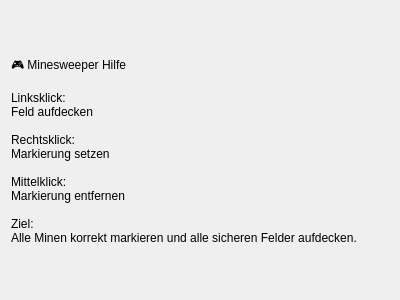
<?xml version="1.0" encoding="UTF-8"?>
<ui version="4.0">
 <class>HelpDialog</class>
 <widget class="QDialog" name="HelpDialog">
  <property name="geometry">
   <rect>
    <x>0</x>
    <y>0</y>
    <width>400</width>
    <height>300</height>
   </rect>
  </property>
  <property name="windowTitle">
   <string>Dialog</string>
  </property>
  <layout class="QHBoxLayout" name="horizontalLayout">
   <item>
    <widget class="QLabel" name="lblHelp">
     <property name="text">
      <string>🎮 Minesweeper Hilfe

Linksklick:
Feld aufdecken

Rechtsklick:
Markierung setzen

Mittelklick:
Markierung entfernen

Ziel:
Alle Minen korrekt markieren und alle sicheren Felder aufdecken.</string>
     </property>
     <property name="wordWrap">
      <bool>true</bool>
     </property>
    </widget>
   </item>
  </layout>
 </widget>
 <resources/>
 <connections/>
</ui>
